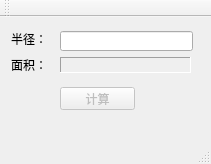
<?xml version="1.0" encoding="UTF-8"?>
<ui version="4.0">
 <class>Dialog</class>
 <widget class="QMainWindow" name="Dialog">
  <property name="geometry">
   <rect>
    <x>0</x>
    <y>0</y>
    <width>211</width>
    <height>164</height>
   </rect>
  </property>
  <property name="windowTitle">
   <string>Dialog</string>
  </property>
  <widget class="QWidget" name="centralWidget">
   <widget class="QLineEdit" name="lineEditRadius">
    <property name="geometry">
     <rect>
      <x>60</x>
      <y>14</y>
      <width>133</width>
      <height>20</height>
     </rect>
    </property>
   </widget>
   <widget class="QPushButton" name="pushButton">
    <property name="enabled">
     <bool>false</bool>
    </property>
    <property name="geometry">
     <rect>
      <x>60</x>
      <y>70</y>
      <width>75</width>
      <height>23</height>
     </rect>
    </property>
    <property name="text">
     <string>计算</string>
    </property>
   </widget>
   <widget class="QLabel" name="label">
    <property name="geometry">
     <rect>
      <x>11</x>
      <y>14</y>
      <width>36</width>
      <height>16</height>
     </rect>
    </property>
    <property name="text">
     <string>半径：</string>
    </property>
   </widget>
   <widget class="QLabel" name="label_2">
    <property name="geometry">
     <rect>
      <x>11</x>
      <y>40</y>
      <width>36</width>
      <height>16</height>
     </rect>
    </property>
    <property name="text">
     <string>面积：</string>
    </property>
   </widget>
   <widget class="QLabel" name="labelArea">
    <property name="geometry">
     <rect>
      <x>60</x>
      <y>40</y>
      <width>131</width>
      <height>16</height>
     </rect>
    </property>
    <property name="frameShape">
     <enum>QFrame::Panel</enum>
    </property>
    <property name="frameShadow">
     <enum>QFrame::Sunken</enum>
    </property>
    <property name="text">
     <string/>
    </property>
   </widget>
  </widget>
  <widget class="QMenuBar" name="menuBar">
   <property name="geometry">
    <rect>
     <x>0</x>
     <y>0</y>
     <width>211</width>
     <height>23</height>
    </rect>
   </property>
  </widget>
  <widget class="QToolBar" name="mainToolBar">
   <attribute name="toolBarArea">
    <enum>TopToolBarArea</enum>
   </attribute>
   <attribute name="toolBarBreak">
    <bool>false</bool>
   </attribute>
  </widget>
  <widget class="QStatusBar" name="statusBar"/>
 </widget>
 <layoutdefault spacing="6" margin="11"/>
 <resources/>
 <connections/>
</ui>
